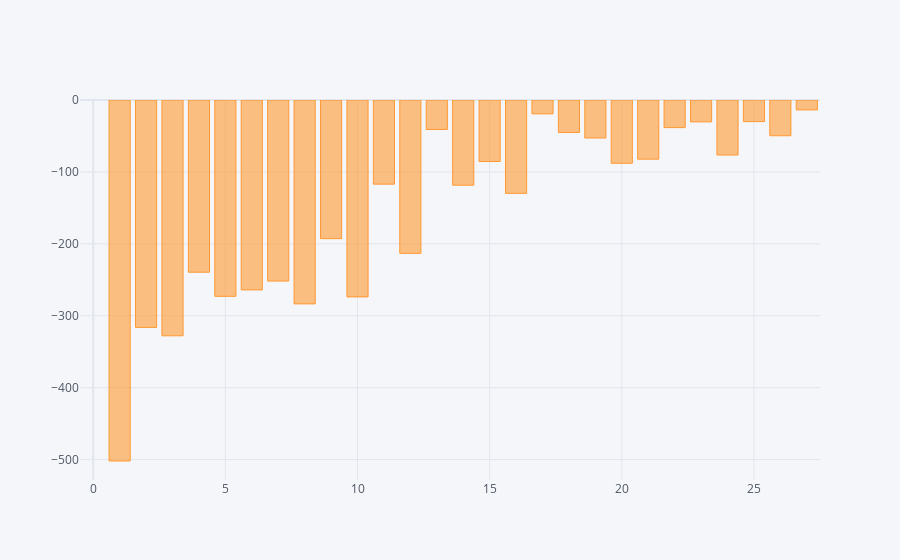

Notebook code cell kept with this figure:
### Code cell
pd.Series(ssd).diff().iplot(kind='bar')

### Figure 1 — Plotly figure (JSON) as saved in the notebook; plotly's stock layout.template omitted (floating-point values rounded to 4 significant figures)
{"data": [{"marker": {"color": "rgba(255, 153, 51, 0.6)", "line": {"color": "rgba(255, 153, 51, 1.0)", "width": 1}}, "name": "None", "orientation": "v", "text": "", "type": "bar", "x": [0, 1, 2, 3, 4, 5, 6, 7, 8, 9, 10, 11, 12, 13, 14, 15, 16, 17, 18, 19, 20, 21, 22, 23, 24, 25, 26, 27], "y": ["", -502.0, -316.2, -327.9, -239.5, -273.0, -264.0, -251.8, -283.5, -192.8, -273.8, -117.0, -213.2, -40.98, -118.4, -85.56, -129.8, -19.29, -45.14, -52.88, -87.95, -82.28, -38.37, -30.44, -76.48, -30.06, -49.69, -13.81]}], "layout": {"legend": {"bgcolor": "#F5F6F9", "font": {"color": "#4D5663"}}, "paper_bgcolor": "#F5F6F9", "plot_bgcolor": "#F5F6F9", "title": {"font": {"color": "#4D5663"}}, "xaxis": {"gridcolor": "#E1E5ED", "showgrid": true, "tickfont": {"color": "#4D5663"}, "title": {"font": {"color": "#4D5663"}, "text": ""}, "zerolinecolor": "#E1E5ED"}, "yaxis": {"gridcolor": "#E1E5ED", "showgrid": true, "tickfont": {"color": "#4D5663"}, "title": {"font": {"color": "#4D5663"}, "text": ""}, "zerolinecolor": "#E1E5ED"}}}
